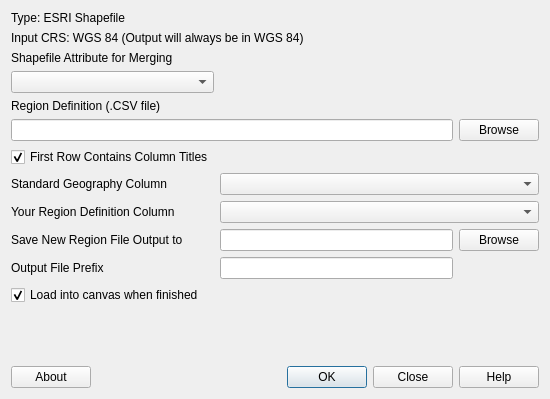
<?xml version="1.0" encoding="UTF-8"?>
<ui version="4.0">
 <class>CMapsRegionGenerator</class>
 <widget class="QDialog" name="CMapsRegionGenerator">
  <property name="windowModality">
   <enum>Qt::ApplicationModal</enum>
  </property>
  <property name="geometry">
   <rect>
    <x>0</x>
    <y>0</y>
    <width>550</width>
    <height>399</height>
   </rect>
  </property>
  <property name="windowTitle">
   <string>CMaps Region Generator</string>
  </property>
  <property name="windowIcon">
   <iconset resource="resources.qrc">
    <normaloff>:/plugins/cmapsregiongenerator/icon.png</normaloff>:/plugins/cmapsregiongenerator/icon.png</iconset>
  </property>
  <layout class="QGridLayout" name="gridLayout_2">
   <item row="0" column="0">
    <layout class="QGridLayout" name="gridLayout">
     <item row="0" column="0">
      <widget class="QLabel" name="typeLabel">
       <property name="text">
        <string>Type: ESRI Shapefile</string>
       </property>
      </widget>
     </item>
     <item row="1" column="0" colspan="3">
      <widget class="QLabel" name="selectedCrsLabel">
       <property name="text">
        <string>Input CRS: WGS 84 (Output will always be in WGS 84)</string>
       </property>
      </widget>
     </item>
     <item row="2" column="0">
      <widget class="QLabel" name="selectedCrsLabel_2">
       <property name="toolTip">
        <string>Location identifier that matches a column contained in your region definition CSV file.</string>
       </property>
       <property name="text">
        <string>Shapefile Attribute for Merging</string>
       </property>
      </widget>
     </item>
     <item row="3" column="0">
      <widget class="QComboBox" name="mergingAttributeComboBox">
       <property name="toolTip">
        <string>Location identifier that matches a column contained in your region definition CSV file.</string>
       </property>
      </widget>
     </item>
     <item row="4" column="0">
      <widget class="QLabel" name="selectedCrsLabel_3">
       <property name="toolTip">
        <string>CSV file that contains 2 columns of data. The first column contains your custom regions / territories. The second column should contain the same Shapefile Attribute for Merging from your original Shapefile.</string>
       </property>
       <property name="text">
        <string>Region Definition (.CSV file)</string>
       </property>
      </widget>
     </item>
     <item row="5" column="0" colspan="2">
      <widget class="QLineEdit" name="regionDefinitionFileNameLineEdit">
       <property name="toolTip">
        <string>CSV file that contains 2 columns of data. The first column contains your custom regions / territories. The second column should contain the same Shapefile Attribute for Merging from your original Shapefile.</string>
       </property>
      </widget>
     </item>
     <item row="5" column="2">
      <widget class="QPushButton" name="browseRegionDefinitionPushButton">
       <property name="toolTip">
        <string/>
       </property>
       <property name="text">
        <string>Browse</string>
       </property>
      </widget>
     </item>
     <item row="6" column="0">
      <widget class="QCheckBox" name="firstRowIsHeaderCheckBox">
       <property name="toolTip">
        <string>Leave this option checked if the Region Definition file contains column titles. This will force the generator to ignore the first row. Uncheck if the CSV file does NOT contain column titles.</string>
       </property>
       <property name="text">
        <string>First Row Contains Column Titles</string>
       </property>
       <property name="checked">
        <bool>true</bool>
       </property>
      </widget>
     </item>
     <item row="7" column="0">
      <widget class="QLabel" name="standardGeographyColumnLabel">
       <property name="toolTip">
        <string>Values that correspond to the Shapefile Attribute selected that will be merged according to the Region Definition Column (default is column 1).</string>
       </property>
       <property name="text">
        <string>Standard Geography Column</string>
       </property>
      </widget>
     </item>
     <item row="7" column="1" colspan="2">
      <widget class="QComboBox" name="standardGeographyColumnComboBox">
       <property name="toolTip">
        <string>Values that correspond to the Shapefile Attribute selected that will be merged according to the Region Definition Column (default is column 1).</string>
       </property>
      </widget>
     </item>
     <item row="8" column="0">
      <widget class="QLabel" name="label">
       <property name="toolTip">
        <string>List of new unique regions to be output in the new boundary file. (default is column 2).</string>
       </property>
       <property name="text">
        <string>Your Region Definition Column</string>
       </property>
      </widget>
     </item>
     <item row="8" column="1" colspan="2">
      <widget class="QComboBox" name="yourRegionDefinitionColumnComboBox">
       <property name="toolTip">
        <string>List of new unique regions to be output in the new boundary file. (default is column 2).</string>
       </property>
      </widget>
     </item>
     <item row="9" column="0">
      <widget class="QLabel" name="selectedCrsLabel_4">
       <property name="toolTip">
        <string>Directory where the new region files will be saved.</string>
       </property>
       <property name="text">
        <string>Save New Region File Output to</string>
       </property>
      </widget>
     </item>
     <item row="12" column="0" colspan="2">
      <widget class="QCheckBox" name="loadWhenFinishedCheckBox">
       <property name="text">
        <string>Load into canvas when finished</string>
       </property>
       <property name="checked">
        <bool>true</bool>
       </property>
      </widget>
     </item>
     <item row="11" column="0">
      <widget class="QLabel" name="label_2">
       <property name="toolTip">
        <string>Prefix used to name output files.</string>
       </property>
       <property name="text">
        <string>Output File Prefix</string>
       </property>
      </widget>
     </item>
     <item row="11" column="1">
      <widget class="QLineEdit" name="outputFilePrefixLineEdit">
       <property name="toolTip">
        <string>Prefix used to name output files.</string>
       </property>
      </widget>
     </item>
     <item row="9" column="1">
      <widget class="QLineEdit" name="outputFolderLineEdit">
       <property name="toolTip">
        <string>Directory where the new region files will be saved.</string>
       </property>
      </widget>
     </item>
     <item row="9" column="2">
      <widget class="QPushButton" name="browseNewShapefilePushButton">
       <property name="toolTip">
        <string/>
       </property>
       <property name="text">
        <string>Browse</string>
       </property>
      </widget>
     </item>
    </layout>
   </item>
   <item row="1" column="0">
    <spacer name="verticalSpacer">
     <property name="orientation">
      <enum>Qt::Vertical</enum>
     </property>
     <property name="sizeHint" stdset="0">
      <size>
       <width>20</width>
       <height>212</height>
      </size>
     </property>
    </spacer>
   </item>
   <item row="2" column="0">
    <layout class="QHBoxLayout" name="horizontalLayout">
     <item>
      <widget class="QPushButton" name="aboutPushButton">
       <property name="text">
        <string>About</string>
       </property>
      </widget>
     </item>
     <item>
      <spacer name="horizontalSpacer">
       <property name="orientation">
        <enum>Qt::Horizontal</enum>
       </property>
       <property name="sizeHint" stdset="0">
        <size>
         <width>40</width>
         <height>20</height>
        </size>
       </property>
      </spacer>
     </item>
     <item>
      <widget class="QDialogButtonBox" name="buttonBox">
       <property name="orientation">
        <enum>Qt::Horizontal</enum>
       </property>
       <property name="standardButtons">
        <set>QDialogButtonBox::Close|QDialogButtonBox::Help|QDialogButtonBox::Ok</set>
       </property>
      </widget>
     </item>
    </layout>
   </item>
  </layout>
 </widget>
 <resources>
  <include location="resources.qrc"/>
 </resources>
 <connections>
  <connection>
   <sender>buttonBox</sender>
   <signal>accepted()</signal>
   <receiver>CMapsRegionGenerator</receiver>
   <slot>run()</slot>
   <hints>
    <hint type="sourcelabel">
     <x>539</x>
     <y>532</y>
    </hint>
    <hint type="destinationlabel">
     <x>157</x>
     <y>274</y>
    </hint>
   </hints>
  </connection>
  <connection>
   <sender>buttonBox</sender>
   <signal>rejected()</signal>
   <receiver>CMapsRegionGenerator</receiver>
   <slot>reject()</slot>
   <hints>
    <hint type="sourcelabel">
     <x>539</x>
     <y>532</y>
    </hint>
    <hint type="destinationlabel">
     <x>286</x>
     <y>274</y>
    </hint>
   </hints>
  </connection>
  <connection>
   <sender>buttonBox</sender>
   <signal>helpRequested()</signal>
   <receiver>CMapsRegionGenerator</receiver>
   <slot>showHelp()</slot>
   <hints>
    <hint type="sourcelabel">
     <x>539</x>
     <y>532</y>
    </hint>
    <hint type="destinationlabel">
     <x>231</x>
     <y>164</y>
    </hint>
   </hints>
  </connection>
  <connection>
   <sender>aboutPushButton</sender>
   <signal>clicked()</signal>
   <receiver>CMapsRegionGenerator</receiver>
   <slot>aboutClicked()</slot>
   <hints>
    <hint type="sourcelabel">
     <x>53</x>
     <y>532</y>
    </hint>
    <hint type="destinationlabel">
     <x>32</x>
     <y>255</y>
    </hint>
   </hints>
  </connection>
  <connection>
   <sender>browseRegionDefinitionPushButton</sender>
   <signal>clicked()</signal>
   <receiver>CMapsRegionGenerator</receiver>
   <slot>browseForRegion()</slot>
   <hints>
    <hint type="sourcelabel">
     <x>539</x>
     <y>134</y>
    </hint>
    <hint type="destinationlabel">
     <x>391</x>
     <y>236</y>
    </hint>
   </hints>
  </connection>
  <connection>
   <sender>browseNewShapefilePushButton</sender>
   <signal>clicked()</signal>
   <receiver>CMapsRegionGenerator</receiver>
   <slot>browseForShapefile()</slot>
   <hints>
    <hint type="sourcelabel">
     <x>539</x>
     <y>257</y>
    </hint>
    <hint type="destinationlabel">
     <x>379</x>
     <y>24</y>
    </hint>
   </hints>
  </connection>
  <connection>
   <sender>regionDefinitionFileNameLineEdit</sender>
   <signal>textChanged(QString)</signal>
   <receiver>CMapsRegionGenerator</receiver>
   <slot>updateCsvCombos()</slot>
   <hints>
    <hint type="sourcelabel">
     <x>113</x>
     <y>123</y>
    </hint>
    <hint type="destinationlabel">
     <x>77</x>
     <y>176</y>
    </hint>
   </hints>
  </connection>
  <connection>
   <sender>yourRegionDefinitionColumnComboBox</sender>
   <signal>currentIndexChanged(QString)</signal>
   <receiver>CMapsRegionGenerator</receiver>
   <slot>onYourRegionDefColChanged()</slot>
   <hints>
    <hint type="sourcelabel">
     <x>209</x>
     <y>196</y>
    </hint>
    <hint type="destinationlabel">
     <x>170</x>
     <y>185</y>
    </hint>
   </hints>
  </connection>
  <connection>
   <sender>standardGeographyColumnComboBox</sender>
   <signal>currentIndexChanged(QString)</signal>
   <receiver>CMapsRegionGenerator</receiver>
   <slot>onStandardGeogColChanged()</slot>
   <hints>
    <hint type="sourcelabel">
     <x>274</x>
     <y>164</y>
    </hint>
    <hint type="destinationlabel">
     <x>255</x>
     <y>148</y>
    </hint>
   </hints>
  </connection>
 </connections>
 <slots>
  <slot>aboutClicked()</slot>
  <slot>browseForRegion()</slot>
  <slot>browseForShapefile()</slot>
  <slot>updateCsvCombos()</slot>
  <slot>onStandardGeogColChanged()</slot>
  <slot>onYourRegionDefColChanged()</slot>
 </slots>
</ui>
